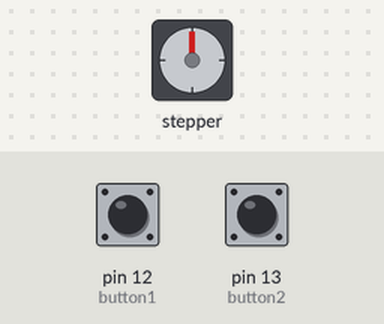
This sketch was run on a simulated Arduino Uno, built with avr-gcc and run on an emulated ATmega328P. On the bench: stepper motor. Inputs (shaded band) come from the test bench; at power-on: pin 12 (button1) LOW, pin 13 (button2) LOW. Stepper angles assume 2048 steps per turn.

Above: at 1.2 s.
1.3 s: pin 12 (button1) pulled HIGH for 0.15 s
At 1.45 s:
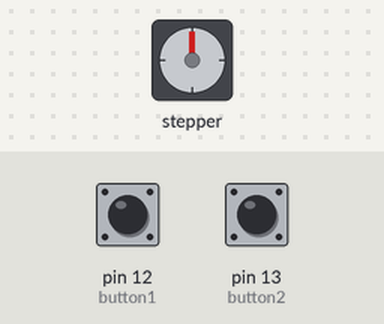
At 2.05 s:
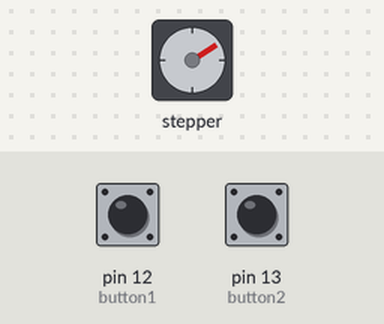
4.3 s: pin 13 (button2) pulled HIGH for 1 s
10.3 s: pin 12 (button1) pulled HIGH for 1 s
At 10.75 s:
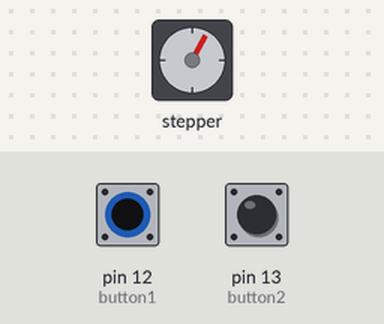
13.3 s: pin 13 (button2) pulled HIGH for 3.2 s
Timing chart, 0 to 19.0 s (numbered marks = the images above; inputs shaded):
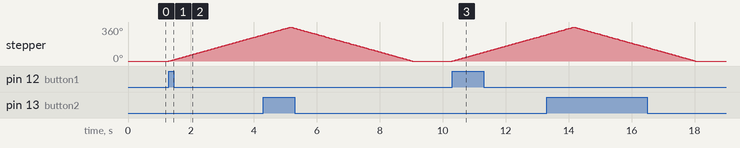

Measured:
- after the input at 1.3 s, stepper: keeps turning clockwise at about 93°/s, starting at once
- after the input at 10.3 s, stepper: keeps turning clockwise at about 93°/s, starting at once

The sketch:

HardwareTester.ino
```cpp
/*
Stepper Motor Demonstration 1
Stepper-Demo1.ino
Demonstrates 28BYJ-48 Unipolar Stepper with ULN2003 Driver
Uses Arduino Stepper Library

DroneBot Workshop 2018
https://dronebotworkshop.com
*/

// Include the Arduino Stepper Library
#include <Stepper.h>

// Define Constants

// Number of steps per internal motor revolution
const float STEPS_PER_REV = 32;

//  Amount of Gear Reduction
const float GEAR_RED = 64;

// Number of steps per geared output rotation
const float STEPS_PER_OUT_REV = STEPS_PER_REV * GEAR_RED;

// Define Variables

// Number of Steps Required
int StepsRequired;

// Create Instance of Stepper Class
// Specify Pins used for motor coils
// The pins used are 8,9,10,11
// Connected to ULN2003 Motor Driver In1, In2, In3, In4
// Pins entered in sequence 1-3-2-4 for proper step sequencing


//  THE BEGINNING OF OUR CODE THAT WAS ADDED

Stepper steppermotor(STEPS_PER_REV, 8, 10, 9, 11);

bool checker = false;
const int button1 = 12;
const int button2 = 13;
int buttonState1 = LOW;
int buttonState2 = LOW;

// Setup variable
void setup() {
  pinMode(button1, INPUT);
  pinMode(button2, INPUT);
  pinMode(buttonState1, INPUT);
  pinMode(buttonState2, INPUT);
  // Nothing (Stepper Library sets pins as outputs)
}

void loop() {
  // Slow - 2-step CW sequence to observe lights on driver board
  steppermotor.setSpeed(10);
  StepsRequired  =  0;
  steppermotor.step(StepsRequired);
  //delay(500);
  buttonState1 = digitalRead(button1);
  buttonState2 = digitalRead(button2);

  if (buttonState1 == HIGH) {
    checker =  true;
  } else if (buttonState2 == HIGH) {
    checker = true;
  }

  // Rotate CW 1/2 turn slowly
  if (buttonState1 == HIGH) {
    StepsRequired  =  STEPS_PER_OUT_REV;
    steppermotor.setSpeed(1000);
    steppermotor.step(StepsRequired);
    checker = false;
    buttonState1 = LOW;
    steppermotor.setSpeed(0);
   // delay(2000);
  }

  //Rotate CCW 1/2 turn quickly
  if (buttonState2 == HIGH) {
    StepsRequired  =  - STEPS_PER_OUT_REV;
    steppermotor.setSpeed(1000);
    steppermotor.step(StepsRequired);
    checker = false;
    buttonState2 = LOW;
    steppermotor.setSpeed(0);
    // delay(2000);
  }
}
```
